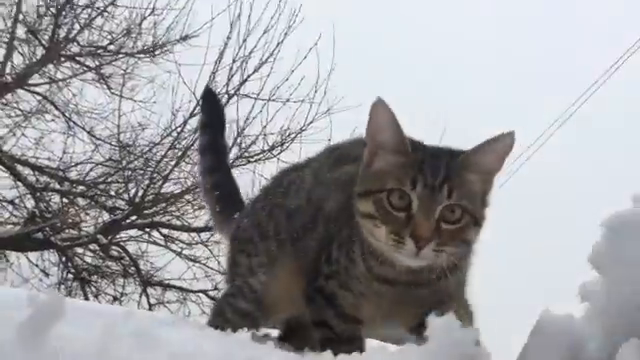
#> input picture frame 15 of Photos/CatVideo.mp4, 640 x 360 px, given in place of cutted.avi, which was not available
$ python farneback.py
#> lines starting #> are read from the running program, lines starting #| are printed output that depends on the picture; after the words box and inside, x2 and y2 are one past the last pixel; in counts of white or black regions, pixels touching at a corner belong together; pictures that were not available may be replaced by others from this repository, and a replacement may not be noted
import cv2
import numpy as np
import time

def bounding_box(img, flow, limit):
    h, w = img.shape[:2]
    fx, fy = flow[:,:,0], flow[:,:,1]

    buyukluk = np.sqrt(fx**2 + fy**2)
    movement_mask = (buyukluk > limit).astype(np.uint8)
    x, y, width, height = cv2.boundingRect(movement_mask)
    cv2.rectangle(img, (x, y), (x + width, y + height), (123, 23, 156), 2)

    return img

def ciz2(img, flow, step=8):
    h, w = img.shape[:2]
    y, x = np.mgrid[step/2:h:step, step/2:w:step].reshape(2,-1).astype(int)
    fx, fy = flow[y,x].T

    lines = np.vstack([x, y, x-fx, y-fy]).T.reshape(-1, 2, 2)
    lines = np.int32(lines + 0.5)

    img_bgr = cv2.cvtColor(img, cv2.COLOR_GRAY2BGR)
    cv2.polylines(img_bgr, lines, 0, (0, 255, 0))

    for (x1, y1), (_x2, _y2) in lines:
        cv2.circle(img_bgr, (x1, y1), 1, (0, 255, 0), -1)

    return img_bgr

cap = cv2.VideoCapture("cutted.avi")


_, prev = cap.read()
#> prev is the input picture: shape (360, 640, 3); mean B, G, R 164.7, 161.1, 160.9
prev = cv2.resize(prev, (640,480))
#> prev: shape (480, 640, 3)
prevgray = cv2.cvtColor(prev, cv2.COLOR_BGR2GRAY)

while True:
    _, img = cap.read()
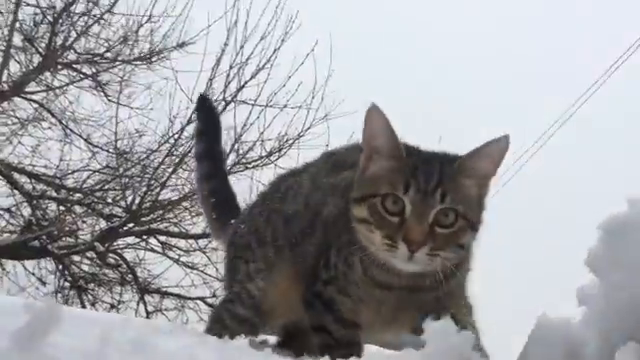
#> input picture frame 16 of Photos/CatVideo.mp4, 640 x 360 px, given in place of cutted.avi, which was not available
#> img is the input picture: shape (360, 640, 3); mean B, G, R 165.4, 161.6, 161.1
    img = cv2.resize(img, (640,480))
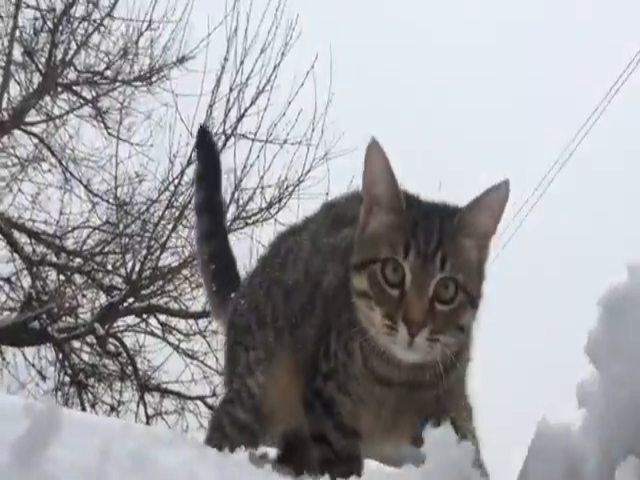
#> img: shape (480, 640, 3); mean B, G, R 165.4, 161.6, 161.1
    gray = cv2.cvtColor(img, cv2.COLOR_BGR2GRAY)

    start = time.time()
    flow = cv2.calcOpticalFlowFarneback(prevgray, gray, None, 0.5, 3, 15, 3, 5, 1.2, 0)

    prevgray = gray
    end = time.time()
    fps = 1/(end-start)
    print(int(fps))
    cv2.imshow('wef', bounding_box(ciz2(gray, flow), flow, limit=1.0))
#> in ciz2, `fx, fy = flow[y,x].T`: fx = 4800 values, max 4.69 at index 4780, min -8.06 at index 2064, mean -1.91; fy = 4800 values, max 12.17 at index 2224, min -5.38 at index 3818, mean 5.26
#> in ciz2, `cv2.polylines(img_bgr, lines, 0, (0, 255, 0))`:
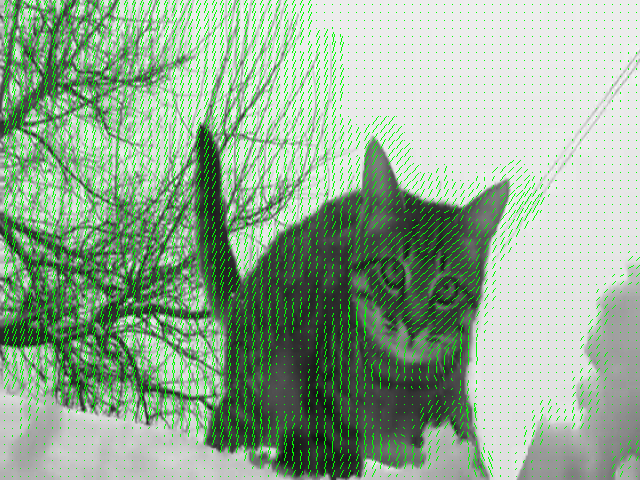
#> img_bgr: shape (480, 640, 3); mean B, G, R 147.8, 172.8, 147.8
#> the loop in ciz2, `for (x1, y1), (_x2, _y2) in lines:` made 4800 passes
#> (x1, _x2, _y2) on passes 1 to 3: (4, 7, -6), (12, 15, -6), (20, 24, -6)
#> after the loop in ciz2, `for (x1, y1), (_x2, _y2) in lines:`:
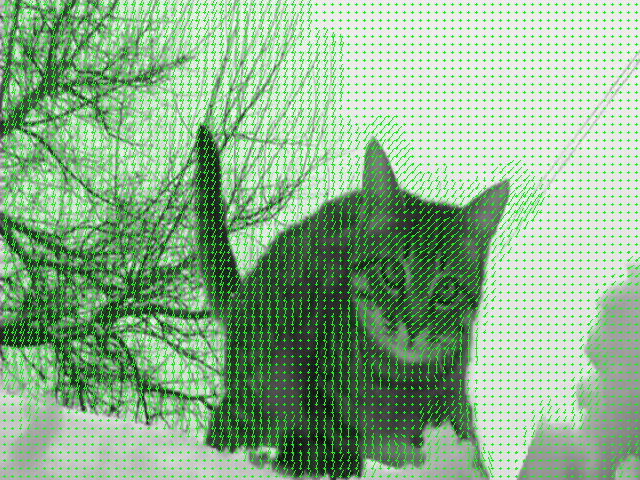
#> img_bgr: shape (480, 640, 3); 5.34% of pixels changed, all inside (x1, y1, x2, y2) = (3, 3, 638, 478)
#> in bounding_box, `h, w = img.shape[:2]`: h = 480; w = 640
#> in bounding_box, `fx, fy = flow[:,:,0], flow[:,:,1]`:
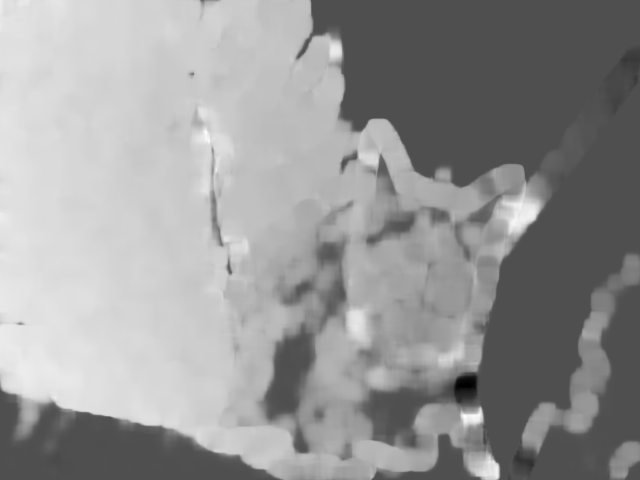
#> fy: shape (480, 640) float32; min -5.88, max 12.98, mean 5.28; drawn with min black and max white
#> in bounding_box, `buyukluk = np.sqrt(fx**2 + fy**2)`:
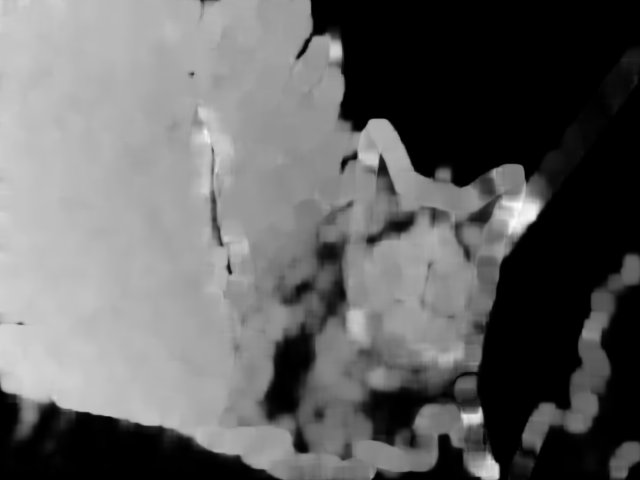
#> buyukluk: shape (480, 640) float32; min 0, max 14.54, mean 5.73; drawn with min black and max white
#> in bounding_box, `movement_mask = (buyukluk > limit).astype(np.uint8)`:
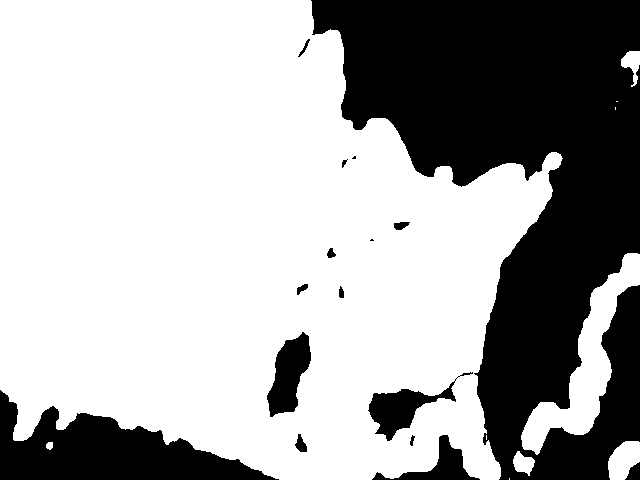
#> movement_mask: shape (480, 640); values 0 (black) and 1 (white), 67% white; 16 black regions (2 under 20 px), largest, box (x1, y1, x2, y2) and area: (311, 0, 640, 480) 82911, (0, 390, 279, 480) 12191, (267, 332, 311, 417) 2174
#> in bounding_box, `x, y, width, height = cv2.boundingRect(movement_mask)`: x = 0; width = 640; height = 480

    key = cv2.waitKey(5)
#> (key q is pressed here)
    if key == ord('q'):
        break

cap.release()
cv2.destroyAllWindows()

$ run again, starting later in the video
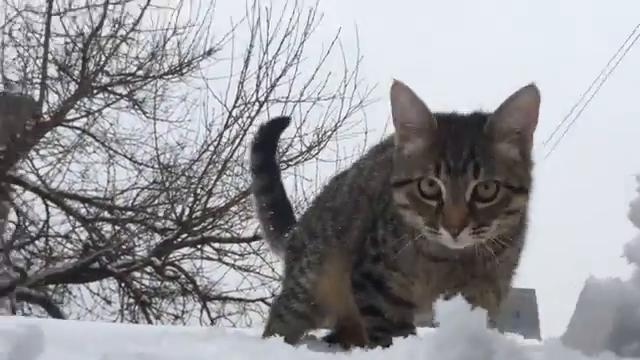
#> input picture frame 67 of Photos/CatVideo.mp4, 640 x 360 px, given in place of cutted.avi, which was not available
#> prev is the input picture: shape (360, 640, 3); mean B, G, R 157.2, 153.3, 153.1
#> prev: shape (480, 640, 3)
#> in ciz2, `fx, fy = flow[y,x].T`: fx = 4800 values, max 22.35 at index 2957, min -4.82 at index 4487, mean 8.69; fy = 4800 values, max 44.1 at index 4308, min -21.99 at index 4073, mean 14.27
#> the loop in ciz2, `for (x1, y1), (_x2, _y2) in lines:` made 4800 passes
#> (x1, _x2, _y2) on passes 1 to 3: (4, -7, -25), (12, 0, -24), (20, 8, -24)
#> after the loop in ciz2, `for (x1, y1), (_x2, _y2) in lines:`:
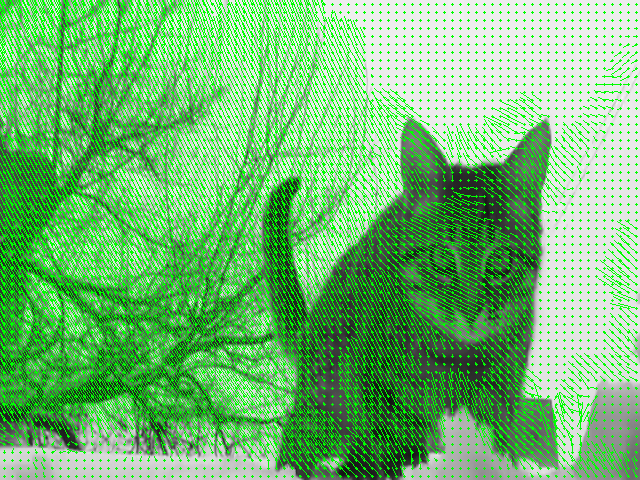
#> img_bgr: shape (480, 640, 3); mean B, G, R 114.3, 184.5, 114.3
#> in bounding_box, `h, w = img.shape[:2]`: h = 480; w = 640
#> in bounding_box, `movement_mask = (buyukluk > limit).astype(np.uint8)`:
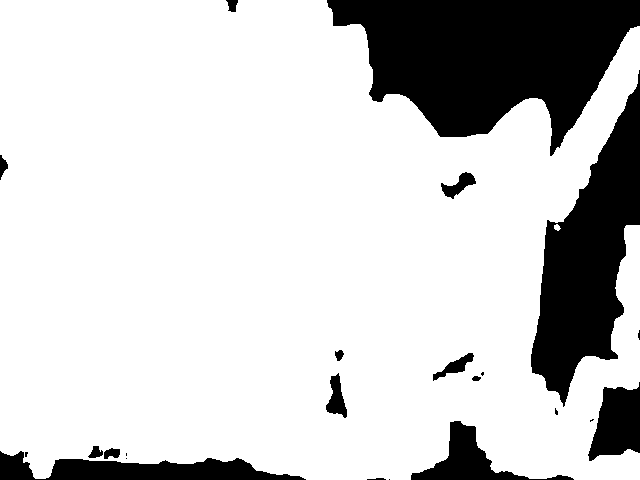
#> movement_mask: shape (480, 640); values 0 (black) and 1 (white), 80.7% white; 23 black regions (8 under 20 px), largest, box (x1, y1, x2, y2) and area: (327, 0, 640, 156) 29661, (531, 70, 640, 407) 17371, (0, 451, 306, 480) 4807
#> in bounding_box, `x, y, width, height = cv2.boundingRect(movement_mask)`: x = 0; width = 640; height = 480

$ run again, starting later in the video
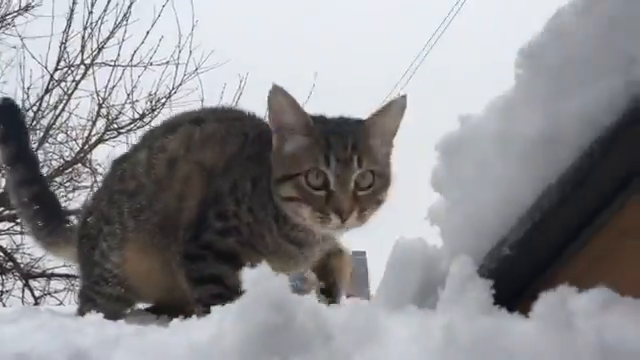
#> input picture frame 120 of Photos/CatVideo.mp4, 640 x 360 px, given in place of cutted.avi, which was not available
#> prev is the input picture: shape (360, 640, 3); mean B, G, R 145.7, 142.5, 142.5
#> prev: shape (480, 640, 3)
#> in ciz2, `fx, fy = flow[y,x].T`: fx = 4800 values, max 12.77 at index 3243, min -11.91 at index 2601, mean 0.892; fy = 4800 values, max 13.77 at index 2683, min -13.41 at index 4039, mean 0.977
#> the loop in ciz2, `for (x1, y1), (_x2, _y2) in lines:` made 4800 passes
#> (x1, _x2, _y2) on passes 1 to 3: (4, 1, 2), (12, 9, 2), (20, 17, 2)
#> after the loop in ciz2, `for (x1, y1), (_x2, _y2) in lines:`:
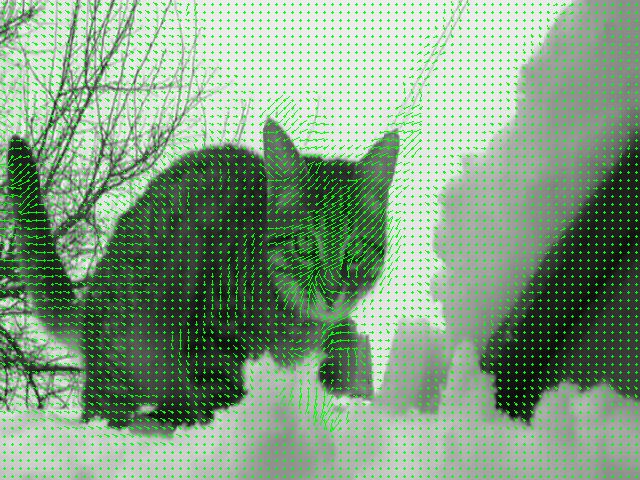
#> img_bgr: shape (480, 640, 3); mean B, G, R 129.6, 156.9, 129.6
#> in bounding_box, `h, w = img.shape[:2]`: h = 480; w = 640
#> in bounding_box, `movement_mask = (buyukluk > limit).astype(np.uint8)`:
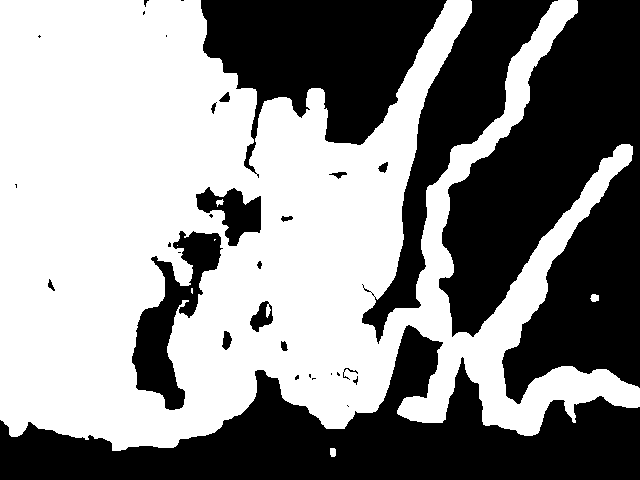
#> movement_mask: shape (480, 640); values 0 (black) and 1 (white), 54.8% white; 33 black regions (15 under 20 px), largest, box (x1, y1, x2, y2) and area: (439, 0, 640, 404) 49956, (0, 325, 640, 480) 41303, (201, 0, 447, 178) 22869
#> in bounding_box, `x, y, width, height = cv2.boundingRect(movement_mask)`: x = 0; width = 640; height = 457
